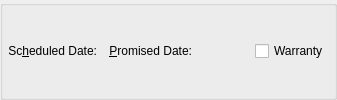
      <widget class="QGroupBox" name="_schedGroup">
       <property name="title">
        <string/>
       </property>
       <layout class="QGridLayout">
        <property name="margin">
         <number>5</number>
        </property>
        <item row="0" column="0">
         <widget class="QLabel" name="_scheduledDateLit">
          <property name="text">
           <string>Sc&amp;heduled Date:</string>
          </property>
          <property name="alignment">
           <set>Qt::AlignRight|Qt::AlignTrailing|Qt::AlignVCenter</set>
          </property>
          <property name="buddy">
           <cstring>_scheduledDate</cstring>
          </property>
         </widget>
        </item>
        <item row="0" column="1">
         <widget class="DLineEdit" name="_scheduledDate"/>
        </item>
        <item row="0" column="2">
         <widget class="QLabel" name="_promisedDateLit">
          <property name="text">
           <string>&amp;Promised Date:</string>
          </property>
          <property name="alignment">
           <set>Qt::AlignRight|Qt::AlignTrailing|Qt::AlignVCenter</set>
          </property>
          <property name="buddy">
           <cstring>_promisedDate</cstring>
          </property>
         </widget>
        </item>
        <item row="0" column="3">
         <widget class="DLineEdit" name="_promisedDate"/>
        </item>
        <item row="0" column="4">
         <spacer>
          <property name="orientation">
           <enum>Qt::Horizontal</enum>
          </property>
          <property name="sizeHint" stdset="0">
           <size>
            <width>51</width>
            <height>20</height>
           </size>
          </property>
         </spacer>
        </item>
        <item row="0" column="5">
         <widget class="QCheckBox" name="_warranty">
          <property name="text">
           <string>Warranty</string>
          </property>
         </widget>
        </item>
       </layout>
      </widget>
